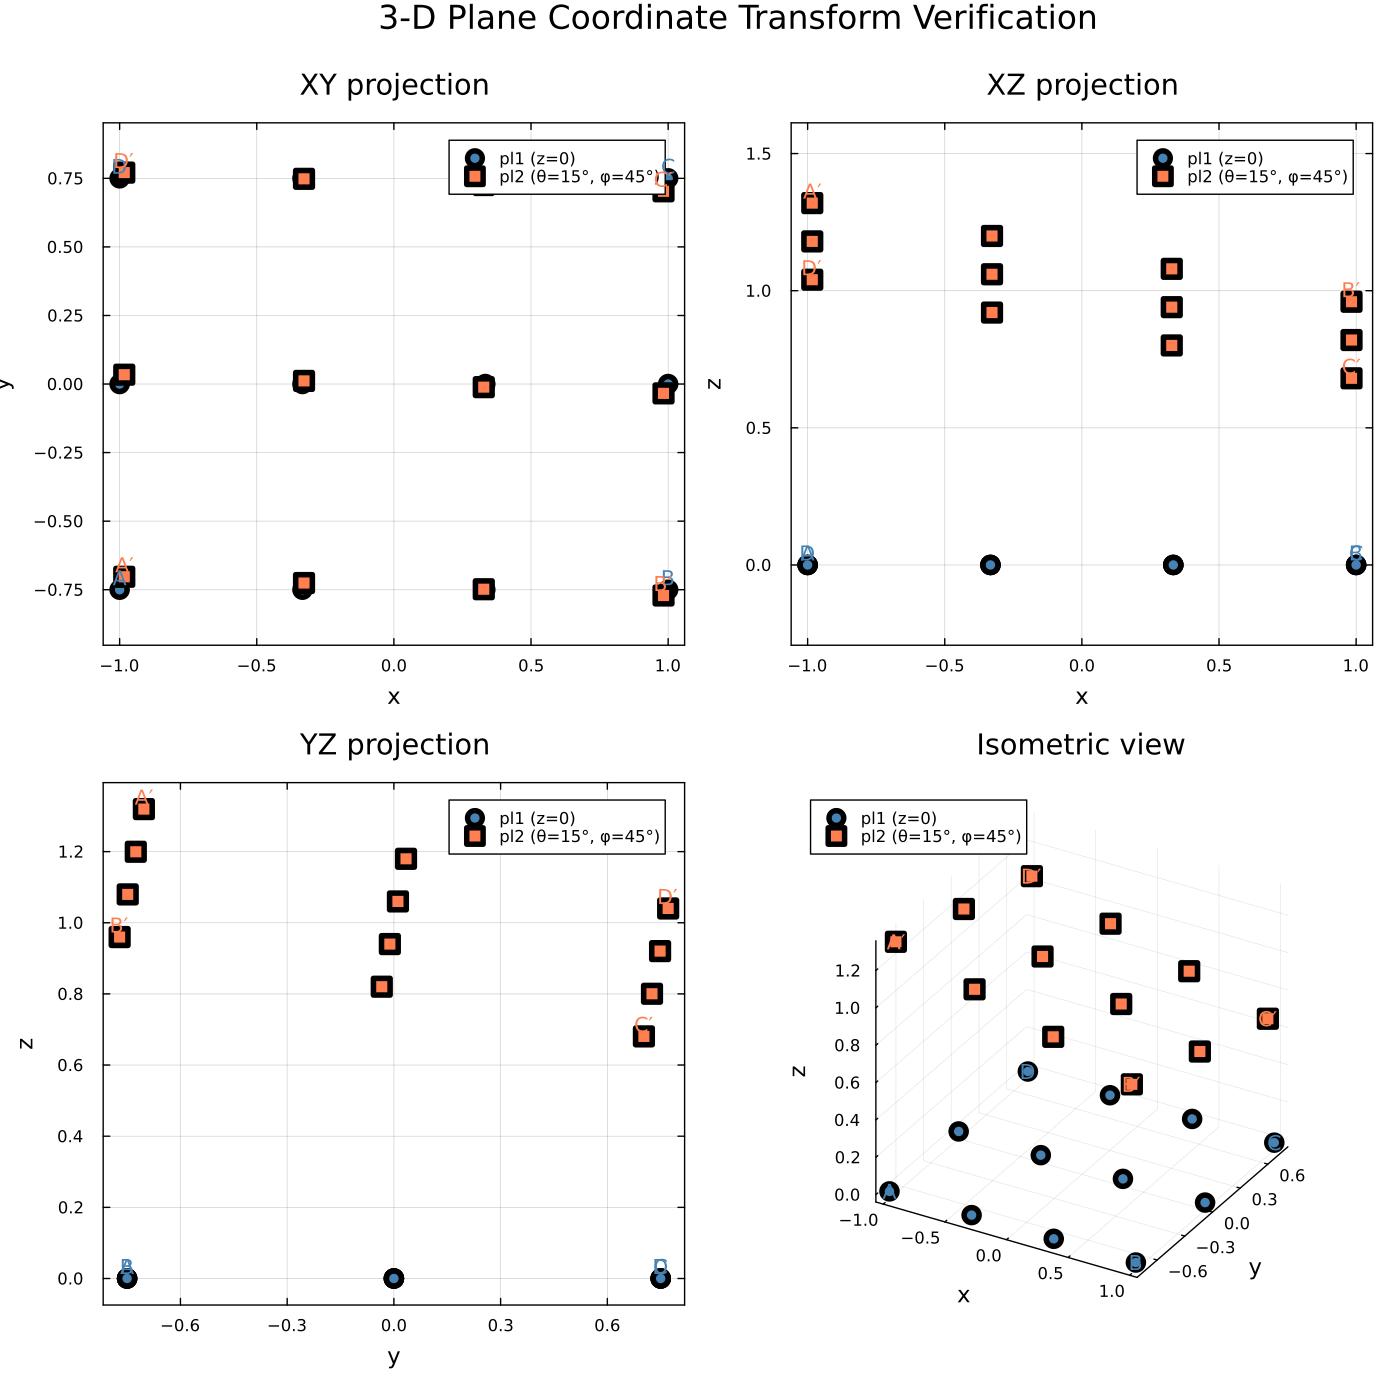

Write the Julia code that produced this figure.
import Pkg
Pkg.activate(joinpath(@__DIR__, "../src/Waveq"))

ENV["GKSwstype"] = "100"

using Plots
using LinearAlgebra
include("../src/Waveq/src/Waveq.jl")
using .Waveq: Plane, to_plane, from_plane

pl1 = Plane([0.0, 0.0, 0.0]; span=(2.0, 1.5), num_nodes=(4, 3), orientation=(0.0, 0.0))

theta = deg2rad(15.0)
phi = deg2rad(45.0)
pl2 = Plane([0.0, 0.0, 1.0]; span=(2.0, 1.5), num_nodes=(4, 3), orientation=(theta, phi))

# Generate grid points
function get_points(pl::Plane)
    nx, ny = pl.num_nodes[1], pl.num_nodes[2]
    pts = zeros(ny, nx, 3)
    for j in 1:ny
        yl = -pl.span[2]/2 + (j - 1) * pl.dy_
        for i in 1:nx
            xl = -pl.span[1]/2 + (i - 1) * pl.dx_
            g = pl.origin .+ xl .* pl.ort_x .+ yl .* pl.ort_y
            pts[j, i, :] .= g
        end
    end
    return pts
end

p1_grid = get_points(pl1)
p2_grid = get_points(pl2)

# Verify round-trip transforms
local1 = to_plane(pl1, p1_grid)
restored1 = from_plane(pl1, local1)
@assert isapprox(restored1, p1_grid)
@assert isapprox(local1[:, :, 3], zeros(3, 4), atol=1e-12)

local2 = to_plane(pl2, p2_grid)
restored2 = from_plane(pl2, local2)
@assert isapprox(restored2, p2_grid)
@assert isapprox(local2[:, :, 3], zeros(3, 4), atol=1e-12)

println("Round-trip transforms OK")

nx, ny = pl1.num_nodes[1], pl1.num_nodes[2]
corners = Dict(
    "A" => (1, 1),
    "B" => (1, nx),
    "C" => (ny, nx),
    "D" => (ny, 1),
)

# Plotting functions
function get_proj(p_matrix, proj_type)
    # p_matrix is (ny, nx, 3)
    p_flat = reshape(p_matrix, (:, 3))
    if proj_type == :xy
        return p_flat[:, 1], p_flat[:, 2]
    elseif proj_type == :xz
        return p_flat[:, 1], p_flat[:, 3]
    elseif proj_type == :yz
        return p_flat[:, 2], p_flat[:, 3]
    end
end

function plot_proj(proj_type, xlabel_str, ylabel_str, title_str)
    x1, y1 = get_proj(p1_grid, proj_type)
    x2, y2 = get_proj(p2_grid, proj_type)
    
    p = scatter(x1, y1, c=:steelblue, m=:circle, ms=6, label="pl1 (z=0)", aspect_ratio=:equal, frame=:box)
    scatter!(p, x2, y2, c=:coral, m=:square, ms=6, label="pl2 (θ=15°, φ=45°)")
    
    for (name, (j, i)) in corners
        pt1 = p1_grid[j, i, :]
        pt2 = p2_grid[j, i, :]
        if proj_type == :xy
            annotate!(p, pt1[1], pt1[2], text(name, 10, :steelblue, :bottom))
            annotate!(p, pt2[1], pt2[2], text(name * "′", 10, :coral, :bottom))
        elseif proj_type == :xz
            annotate!(p, pt1[1], pt1[3], text(name, 10, :steelblue, :bottom))
            annotate!(p, pt2[1], pt2[3], text(name * "′", 10, :coral, :bottom))
        elseif proj_type == :yz
            annotate!(p, pt1[2], pt1[3], text(name, 10, :steelblue, :bottom))
            annotate!(p, pt2[2], pt2[3], text(name * "′", 10, :coral, :bottom))
        end
    end
    xlabel!(p, xlabel_str)
    ylabel!(p, ylabel_str)
    title!(p, title_str)
    return p
end

p_xy = plot_proj(:xy, "x", "y", "XY projection")
p_xz = plot_proj(:xz, "x", "z", "XZ projection")
p_yz = plot_proj(:yz, "y", "z", "YZ projection")

# 3D view
p1_flat = reshape(p1_grid, (:, 3))
p2_flat = reshape(p2_grid, (:, 3))
p_3d = scatter(p1_flat[:,1], p1_flat[:,2], p1_flat[:,3], c=:steelblue, m=:circle, ms=6, label="pl1 (z=0)", legend=:topleft, camera=(30, 30))
scatter!(p_3d, p2_flat[:,1], p2_flat[:,2], p2_flat[:,3], c=:coral, m=:square, ms=6, label="pl2 (θ=15°, φ=45°)")

for (name, (j, i)) in corners
    pt1 = p1_grid[j, i, :]
    pt2 = p2_grid[j, i, :]
    annotate!(p_3d, pt1[1], pt1[2], pt1[3], text(name, 10, :steelblue))
    annotate!(p_3d, pt2[1], pt2[2], pt2[3], text(name * "′", 10, :coral))
end
xlabel!(p_3d, "x")
ylabel!(p_3d, "y")
zlabel!(p_3d, "z")
title!(p_3d, "Isometric view")

fig = plot(p_xy, p_xz, p_yz, p_3d, layout=(2, 2), size=(1000, 1000), plot_title="3-D Plane Coordinate Transform Verification")

savefig(fig, joinpath(@__DIR__, "plane_transform_verify.pdf"))
println("Saved plane_transform_verify.pdf")
